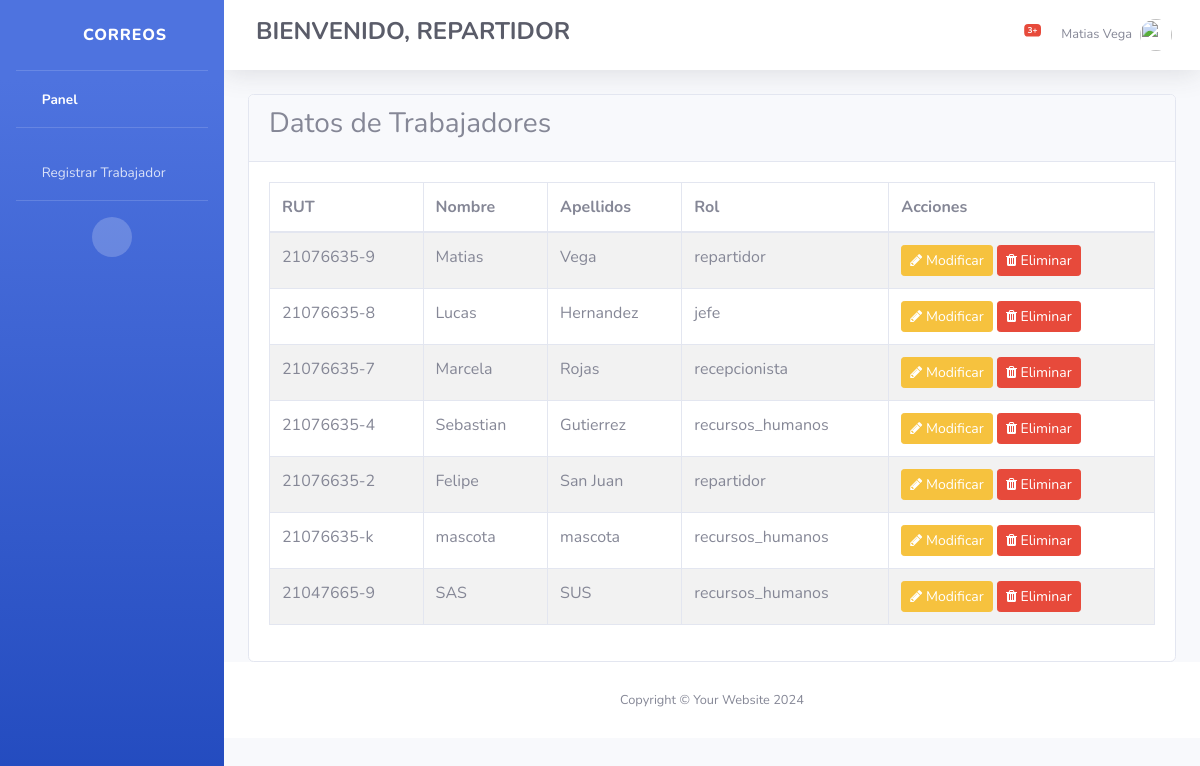
The page /recursos_humanos/ (signed in) on the database its author committed.
### core/models.py (models this page shows, shortened)
class Trabajador(models.Model):
    user = models.OneToOneField(User, on_delete=models.CASCADE, related_name='trabajador')
    nombre = models.CharField(max_length=100)
    apellido = models.CharField(max_length=100)
    rut = models.CharField(max_length=12, unique=True)
    direccion = models.CharField(max_length=255)
    telefono = models.CharField(max_length=15)
    rol = models.CharField(max_length=50, choices=[('jefe', 'Jefe'), ('repartidor', 'Repartidor'), ('recursos_humanos', 'Recursos Humanos'), ('recepcionista', 'Recepcionista')])

### core/views.py (the view)
# urls.py: path('recursos_humanos/', views.recursos_humanos_dashboard, name='recursos_humanos_dashboard'),
@login_required
def recursos_humanos_dashboard(request):
    trabajadores = Trabajador.objects.all()
    return render(request, 'core/recursos_humanos.html', {'trabajadores': trabajadores})

### core/templates/core/recursos_humanos.html (shortened to what this page needs)
{% load static %}
<!DOCTYPE html>
<html lang="en">
<head>
    <link href="{% static 'core/vendor/fontawesome-free/css/all.min.css' %}" rel="stylesheet" type="text/css">
    <link href="https://cdn.jsdelivr.net/npm/font-awesome/css/font-awesome.min.css" rel="stylesheet">
    <link href="{% static 'core/css/sb-admin-2.min.css' %}" rel="stylesheet">
</head>
<body id="page-top">
    <div id="wrapper">
        <ul class="navbar-nav bg-gradient-primary sidebar sidebar-dark accordion" id="accordionSidebar">
            <a class="sidebar-brand d-flex align-items-center justify-content-center" href="#">
                <div class="sidebar-brand-icon rotate-n-15">
                    <i class="fas fa-envelope"></i>
                </div>
                <div class="sidebar-brand-text mx-3">Correos</div>
            </a>
            <hr class="sidebar-divider my-0">
            <li class="nav-item active">
                <a class="nav-link">
                    <i class="fas fa-fw fa-tachometer-alt"></i>
                    <span>Panel</span></a>
            </li>
            <hr class="sidebar-divider">
            <li class="nav-item">
                <a class="nav-link" href="/registrar_trabajador/">
                    <i class="fas fa-fw fa-chart-area"></i>
                    <span>Registrar Trabajador</span></a>
            </li>
            <hr class="sidebar-divider d-none d-md-block">
            <div class="text-center d-none d-md-inline">
                <button class="rounded-circle border-0" id="sidebarToggle"></button>
            </div>
        </ul>
        <div id="content-wrapper" class="d-flex flex-column">
            <div id="content">
                <nav class="navbar navbar-expand navbar-light bg-white topbar mb-4 static-top shadow">
                    <div class="d-none d-sm-inline-block form-inline mr-auto ml-md-3 my-2 my-md-0 mw-100 navbar-search">
                        <div class="input-group">
                            <h4 class="text-dark font-weight-bold">BIENVENIDO, {{ request.user.trabajador.rol|upper }}</h4>
                        </div>
                    </div>
                    <ul class="navbar-nav ml-auto">
                        <li class="nav-item dropdown no-arrow mx-1">
                            <a class="nav-link dropdown-toggle" href="#" id="alertsDropdown" role="button"
                                data-toggle="dropdown" aria-haspopup="true" aria-expanded="false">
                                <i class="fas fa-bell fa-fw"></i>
                                <span class="badge badge-danger badge-counter">3+</span>
                            </a>
                        </li>
                        <li class="nav-item dropdown no-arrow">
                            <a class="nav-link dropdown-toggle" href="#" id="userDropdown" role="button"
                                data-toggle="dropdown" aria-haspopup="true" aria-expanded="false">
                                <span class="mr-2 d-none d-lg-inline text-gray-600 small">{{ request.user.trabajador.nombre }} {{ request.user.trabajador.apellido }}</span>
                                <img class="img-profile rounded-circle"
                                    src="{% static 'core/images/undraw_profile.svg' %}">
                            </a>
                        </li>
                    </ul>
                </nav>
                <div class="container-fluid">
                        <div class="card">
                            <div class="card-header">
                                <h3>Datos de Trabajadores</h3>
                            </div>
                            <div class="card-body">
                                <table class="table table-bordered table-striped" id="empleados-table">
                                    <thead>
                                        <tr>
                                            <th>RUT</th>
                                            <th>Nombre</th>
                                            <th>Apellidos</th>
                                            <th>Rol</th>
                                            <th>Acciones</th>
                                        </tr>
                                    </thead>
                                    <tbody>
                                        {% for trabajador in trabajadores %}
                                        <tr>
                                            <td>{{ trabajador.rut }}</td>
                                            <td>{{ trabajador.nombre }}</td>
                                            <td>{{ trabajador.apellido }}</td>
                                            <td>{{ trabajador.rol }}</td>
                                            <td>
                                                <a href="{% url 'modificar_trabajador' trabajador.id %}" class="btn btn-warning btn-sm">
                                                    <i class="fa fa-pencil"></i> Modificar
                                                </a>
                                                <a href="{% url 'eliminar_trabajador' trabajador.id %}" class="btn btn-danger btn-sm" onclick="return confirm('¿Estás seguro de que deseas eliminar a este trabajador?');">
                                                    <i class="fa fa-trash"></i> Eliminar
                                                </a>
                                            </td>
                                        </tr>
                                        {% endfor %}
                                    </tbody>
                                </table>
                            </div>
                        </div>
                            </div>
            <footer class="sticky-footer bg-white">
                <div class="container my-auto">
                    <div class="copyright text-center my-auto">
                        <span>Copyright &copy; Your Website 2024</span>
                    </div>
                </div>
            </footer>
        </div>
    </div>
</body>
</html>

### rows shown on the page
Trabajador: rut "21076635-9", nombre "Matias", apellido "Vega", rol "repartidor"
Trabajador: rut "21076635-8", nombre "Lucas", apellido "Hernandez", rol "jefe"
Trabajador: rut "21076635-7", nombre "Marcela", apellido "Rojas", rol "recepcionista"
Trabajador: rut "21076635-4", nombre "Sebastian", apellido "Gutierrez", rol "recursos_humanos"
Trabajador: rut "21076635-2", nombre "Felipe", apellido "San Juan", rol "repartidor"
Trabajador: rut "21076635-k", nombre "mascota", apellido "mascota", rol "recursos_humanos"
Trabajador: rut "21047665-9", nombre "SAS", apellido "SUS", rol "recursos_humanos"

### other values the page prints
{{ request.user.trabajador.rol|upper }} "REPARTIDOR"
{{ request.user.trabajador.nombre }} "Matias"
{{ request.user.trabajador.apellido }} "Vega"
